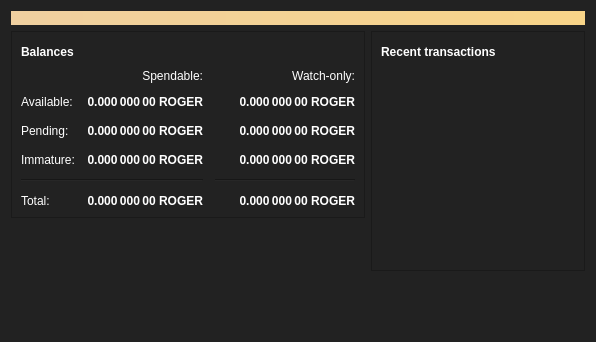
<?xml version="1.0" encoding="UTF-8"?>
<ui version="4.0">
 <class>OverviewPage</class>
 <widget class="QWidget" name="OverviewPage">
  <property name="geometry">
   <rect>
    <x>0</x>
    <y>0</y>
    <width>596</width>
    <height>342</height>
   </rect>
  </property>
  <property name="windowTitle">
   <string>Form</string>
  </property>
  <property name="styleSheet">
   <string notr="true">background-color:#222;color:#fff;</string>
  </property>
  <layout class="QVBoxLayout" name="topLayout">
   <item>
    <widget class="QLabel" name="labelAlerts">
     <property name="visible">
      <bool>false</bool>
     </property>
     <property name="styleSheet">
      <string notr="true">QLabel { background-color: qlineargradient(x1: 0, y1: 0, x2: 1, y2: 0, stop:0 #F0D0A0, stop:1 #F8D488); color:#000000; }</string>
     </property>
     <property name="wordWrap">
      <bool>true</bool>
     </property>
     <property name="margin">
      <number>3</number>
     </property>
     <property name="textInteractionFlags">
      <set>Qt::TextSelectableByMouse</set>
     </property>
    </widget>
   </item>
   <item>
    <layout class="QHBoxLayout" name="horizontalLayout" stretch="1,1">
     <item>
      <layout class="QVBoxLayout" name="verticalLayout_2">
       <item>
        <widget class="QFrame" name="frame">
         <property name="frameShape">
          <enum>QFrame::StyledPanel</enum>
         </property>
         <property name="frameShadow">
          <enum>QFrame::Raised</enum>
         </property>
         <layout class="QVBoxLayout" name="verticalLayout_4">
          <item>
           <layout class="QHBoxLayout" name="horizontalLayout_4">
            <item>
             <widget class="QLabel" name="label_5">
              <property name="font">
               <font>
                <weight>75</weight>
                <bold>true</bold>
               </font>
              </property>
              <property name="text">
               <string>Balances</string>
              </property>
             </widget>
            </item>
            <item>
             <widget class="QPushButton" name="labelWalletStatus">
              <property name="enabled">
               <bool>true</bool>
              </property>
              <property name="maximumSize">
               <size>
                <width>30</width>
                <height>16777215</height>
               </size>
              </property>
              <property name="toolTip">
               <string>The displayed information may be out of date. Your wallet automatically synchronizes with the TheHolyRoger network after a connection is established, but this process has not completed yet.</string>
              </property>
              <property name="text">
               <string/>
              </property>
              <property name="icon">
               <iconset resource="../bitcoin.qrc">
                <normaloff>:/icons/warning</normaloff>
                <disabledoff>:/icons/warning</disabledoff>:/icons/warning</iconset>
              </property>
              <property name="iconSize">
               <size>
                <width>24</width>
                <height>24</height>
               </size>
              </property>
              <property name="flat">
               <bool>true</bool>
              </property>
             </widget>
            </item>
            <item>
             <spacer name="horizontalSpacer_3">
              <property name="orientation">
               <enum>Qt::Horizontal</enum>
              </property>
              <property name="sizeHint" stdset="0">
               <size>
                <width>40</width>
                <height>20</height>
               </size>
              </property>
             </spacer>
            </item>
           </layout>
          </item>
          <item>
           <layout class="QGridLayout" name="gridLayout">
            <property name="spacing">
             <number>12</number>
            </property>
            <item row="2" column="2">
             <widget class="QLabel" name="labelWatchPending">
              <property name="font">
               <font>
                <weight>75</weight>
                <bold>true</bold>
               </font>
              </property>
              <property name="cursor">
               <cursorShape>IBeamCursor</cursorShape>
              </property>
              <property name="toolTip">
               <string>Unconfirmed transactions to watch-only addresses</string>
              </property>
              <property name="text">
               <string notr="true">0.000 000 00 ROGER</string>
              </property>
              <property name="alignment">
               <set>Qt::AlignRight|Qt::AlignTrailing|Qt::AlignVCenter</set>
              </property>
              <property name="textInteractionFlags">
               <set>Qt::LinksAccessibleByMouse|Qt::TextSelectableByKeyboard|Qt::TextSelectableByMouse</set>
              </property>
             </widget>
            </item>
            <item row="2" column="1">
             <widget class="QLabel" name="labelUnconfirmed">
              <property name="font">
               <font>
                <weight>75</weight>
                <bold>true</bold>
               </font>
              </property>
              <property name="cursor">
               <cursorShape>IBeamCursor</cursorShape>
              </property>
              <property name="toolTip">
               <string>Total of transactions that have yet to be confirmed, and do not yet count toward the spendable balance</string>
              </property>
              <property name="text">
               <string notr="true">0.000 000 00 ROGER</string>
              </property>
              <property name="alignment">
               <set>Qt::AlignRight|Qt::AlignTrailing|Qt::AlignVCenter</set>
              </property>
              <property name="textInteractionFlags">
               <set>Qt::LinksAccessibleByMouse|Qt::TextSelectableByKeyboard|Qt::TextSelectableByMouse</set>
              </property>
             </widget>
            </item>
            <item row="3" column="2">
             <widget class="QLabel" name="labelWatchImmature">
              <property name="font">
               <font>
                <weight>75</weight>
                <bold>true</bold>
               </font>
              </property>
              <property name="cursor">
               <cursorShape>IBeamCursor</cursorShape>
              </property>
              <property name="toolTip">
               <string>Mined balance in watch-only addresses that has not yet matured</string>
              </property>
              <property name="text">
               <string notr="true">0.000 000 00 ROGER</string>
              </property>
              <property name="alignment">
               <set>Qt::AlignRight|Qt::AlignTrailing|Qt::AlignVCenter</set>
              </property>
              <property name="textInteractionFlags">
               <set>Qt::LinksAccessibleByMouse|Qt::TextSelectableByKeyboard|Qt::TextSelectableByMouse</set>
              </property>
             </widget>
            </item>
            <item row="4" column="0" colspan="2">
             <widget class="Line" name="line">
              <property name="orientation">
               <enum>Qt::Horizontal</enum>
              </property>
             </widget>
            </item>
            <item row="4" column="2">
             <widget class="Line" name="lineWatchBalance">
              <property name="sizePolicy">
               <sizepolicy hsizetype="Preferred" vsizetype="Fixed">
                <horstretch>0</horstretch>
                <verstretch>0</verstretch>
               </sizepolicy>
              </property>
              <property name="minimumSize">
               <size>
                <width>140</width>
                <height>0</height>
               </size>
              </property>
              <property name="orientation">
               <enum>Qt::Horizontal</enum>
              </property>
             </widget>
            </item>
            <item row="5" column="0">
             <widget class="QLabel" name="labelTotalText">
              <property name="text">
               <string>Total:</string>
              </property>
             </widget>
            </item>
            <item row="3" column="1">
             <widget class="QLabel" name="labelImmature">
              <property name="font">
               <font>
                <weight>75</weight>
                <bold>true</bold>
               </font>
              </property>
              <property name="cursor">
               <cursorShape>IBeamCursor</cursorShape>
              </property>
              <property name="toolTip">
               <string>Mined balance that has not yet matured</string>
              </property>
              <property name="text">
               <string notr="true">0.000 000 00 ROGER</string>
              </property>
              <property name="alignment">
               <set>Qt::AlignRight|Qt::AlignTrailing|Qt::AlignVCenter</set>
              </property>
              <property name="textInteractionFlags">
               <set>Qt::LinksAccessibleByMouse|Qt::TextSelectableByKeyboard|Qt::TextSelectableByMouse</set>
              </property>
             </widget>
            </item>
            <item row="2" column="3">
             <spacer name="horizontalSpacer_2">
              <property name="orientation">
               <enum>Qt::Horizontal</enum>
              </property>
              <property name="sizeHint" stdset="0">
               <size>
                <width>40</width>
                <height>20</height>
               </size>
              </property>
             </spacer>
            </item>
            <item row="3" column="0">
             <widget class="QLabel" name="labelImmatureText">
              <property name="text">
               <string>Immature:</string>
              </property>
             </widget>
            </item>
            <item row="5" column="1">
             <widget class="QLabel" name="labelTotal">
              <property name="font">
               <font>
                <weight>75</weight>
                <bold>true</bold>
               </font>
              </property>
              <property name="cursor">
               <cursorShape>IBeamCursor</cursorShape>
              </property>
              <property name="toolTip">
               <string>Your current total balance</string>
              </property>
              <property name="text">
               <string notr="true">0.000 000 00 ROGER</string>
              </property>
              <property name="alignment">
               <set>Qt::AlignRight|Qt::AlignTrailing|Qt::AlignVCenter</set>
              </property>
              <property name="textInteractionFlags">
               <set>Qt::LinksAccessibleByMouse|Qt::TextSelectableByKeyboard|Qt::TextSelectableByMouse</set>
              </property>
             </widget>
            </item>
            <item row="5" column="2">
             <widget class="QLabel" name="labelWatchTotal">
              <property name="font">
               <font>
                <weight>75</weight>
                <bold>true</bold>
               </font>
              </property>
              <property name="cursor">
               <cursorShape>IBeamCursor</cursorShape>
              </property>
              <property name="toolTip">
               <string>Current total balance in watch-only addresses</string>
              </property>
              <property name="text">
               <string notr="true">0.000 000 00 ROGER</string>
              </property>
              <property name="alignment">
               <set>Qt::AlignRight|Qt::AlignTrailing|Qt::AlignVCenter</set>
              </property>
              <property name="textInteractionFlags">
               <set>Qt::LinksAccessibleByMouse|Qt::TextSelectableByKeyboard|Qt::TextSelectableByMouse</set>
              </property>
             </widget>
            </item>
            <item row="0" column="2">
             <widget class="QLabel" name="labelWatchonly">
              <property name="text">
               <string>Watch-only:</string>
              </property>
              <property name="alignment">
               <set>Qt::AlignRight|Qt::AlignTrailing|Qt::AlignVCenter</set>
              </property>
             </widget>
            </item>
            <item row="1" column="0">
             <widget class="QLabel" name="labelBalanceText">
              <property name="text">
               <string>Available:</string>
              </property>
             </widget>
            </item>
            <item row="1" column="1">
             <widget class="QLabel" name="labelBalance">
              <property name="font">
               <font>
                <weight>75</weight>
                <bold>true</bold>
               </font>
              </property>
              <property name="cursor">
               <cursorShape>IBeamCursor</cursorShape>
              </property>
              <property name="toolTip">
               <string>Your current spendable balance</string>
              </property>
              <property name="text">
               <string notr="true">0.000 000 00 ROGER</string>
              </property>
              <property name="alignment">
               <set>Qt::AlignRight|Qt::AlignTrailing|Qt::AlignVCenter</set>
              </property>
              <property name="textInteractionFlags">
               <set>Qt::LinksAccessibleByMouse|Qt::TextSelectableByKeyboard|Qt::TextSelectableByMouse</set>
              </property>
             </widget>
            </item>
            <item row="1" column="2">
             <widget class="QLabel" name="labelWatchAvailable">
              <property name="font">
               <font>
                <weight>75</weight>
                <bold>true</bold>
               </font>
              </property>
              <property name="cursor">
               <cursorShape>IBeamCursor</cursorShape>
              </property>
              <property name="toolTip">
               <string>Your current balance in watch-only addresses</string>
              </property>
              <property name="text">
               <string notr="true">0.000 000 00 ROGER</string>
              </property>
              <property name="alignment">
               <set>Qt::AlignRight|Qt::AlignTrailing|Qt::AlignVCenter</set>
              </property>
              <property name="textInteractionFlags">
               <set>Qt::LinksAccessibleByMouse|Qt::TextSelectableByKeyboard|Qt::TextSelectableByMouse</set>
              </property>
             </widget>
            </item>
            <item row="2" column="0">
             <widget class="QLabel" name="labelPendingText">
              <property name="text">
               <string>Pending:</string>
              </property>
             </widget>
            </item>
            <item row="0" column="1">
             <widget class="QLabel" name="labelSpendable">
              <property name="text">
               <string>Spendable:</string>
              </property>
              <property name="alignment">
               <set>Qt::AlignRight|Qt::AlignTrailing|Qt::AlignVCenter</set>
              </property>
             </widget>
            </item>
           </layout>
          </item>
         </layout>
        </widget>
       </item>
       <item>
        <spacer name="verticalSpacer">
         <property name="orientation">
          <enum>Qt::Vertical</enum>
         </property>
         <property name="sizeHint" stdset="0">
          <size>
           <width>20</width>
           <height>40</height>
          </size>
         </property>
        </spacer>
       </item>
      </layout>
     </item>
     <item>
      <layout class="QVBoxLayout" name="verticalLayout_3">
       <item>
        <widget class="QFrame" name="frame_2">
         <property name="frameShape">
          <enum>QFrame::StyledPanel</enum>
         </property>
         <property name="frameShadow">
          <enum>QFrame::Raised</enum>
         </property>
         <layout class="QVBoxLayout" name="verticalLayout">
          <item>
           <layout class="QHBoxLayout" name="horizontalLayout_2">
            <item>
             <widget class="QLabel" name="label_4">
              <property name="font">
               <font>
                <weight>75</weight>
                <bold>true</bold>
               </font>
              </property>
              <property name="text">
               <string>Recent transactions</string>
              </property>
             </widget>
            </item>
            <item>
             <widget class="QPushButton" name="labelTransactionsStatus">
              <property name="enabled">
               <bool>true</bool>
              </property>
              <property name="maximumSize">
               <size>
                <width>30</width>
                <height>16777215</height>
               </size>
              </property>
              <property name="toolTip">
               <string>The displayed information may be out of date. Your wallet automatically synchronizes with the TheHolyRoger network after a connection is established, but this process has not completed yet.</string>
              </property>
              <property name="text">
               <string/>
              </property>
              <property name="icon">
               <iconset resource="../bitcoin.qrc">
                <normaloff>:/icons/warning</normaloff>
                <disabledoff>:/icons/warning</disabledoff>:/icons/warning</iconset>
              </property>
              <property name="iconSize">
               <size>
                <width>24</width>
                <height>24</height>
               </size>
              </property>
              <property name="flat">
               <bool>true</bool>
              </property>
             </widget>
            </item>
            <item>
             <spacer name="horizontalSpacer">
              <property name="orientation">
               <enum>Qt::Horizontal</enum>
              </property>
              <property name="sizeHint" stdset="0">
               <size>
                <width>40</width>
                <height>20</height>
               </size>
              </property>
             </spacer>
            </item>
           </layout>
          </item>
          <item>
           <widget class="QListView" name="listTransactions">
            <property name="styleSheet">
             <string notr="true">QListView { background: transparent; }</string>
            </property>
            <property name="frameShape">
             <enum>QFrame::NoFrame</enum>
            </property>
            <property name="verticalScrollBarPolicy">
             <enum>Qt::ScrollBarAlwaysOff</enum>
            </property>
            <property name="horizontalScrollBarPolicy">
             <enum>Qt::ScrollBarAlwaysOff</enum>
            </property>
            <property name="selectionMode">
             <enum>QAbstractItemView::NoSelection</enum>
            </property>
           </widget>
          </item>
         </layout>
        </widget>
       </item>
       <item>
        <spacer name="verticalSpacer_2">
         <property name="orientation">
          <enum>Qt::Vertical</enum>
         </property>
         <property name="sizeHint" stdset="0">
          <size>
           <width>20</width>
           <height>40</height>
          </size>
         </property>
        </spacer>
       </item>
      </layout>
     </item>
    </layout>
   </item>
  </layout>
 </widget>
 <resources/>
 <connections/>
</ui>
